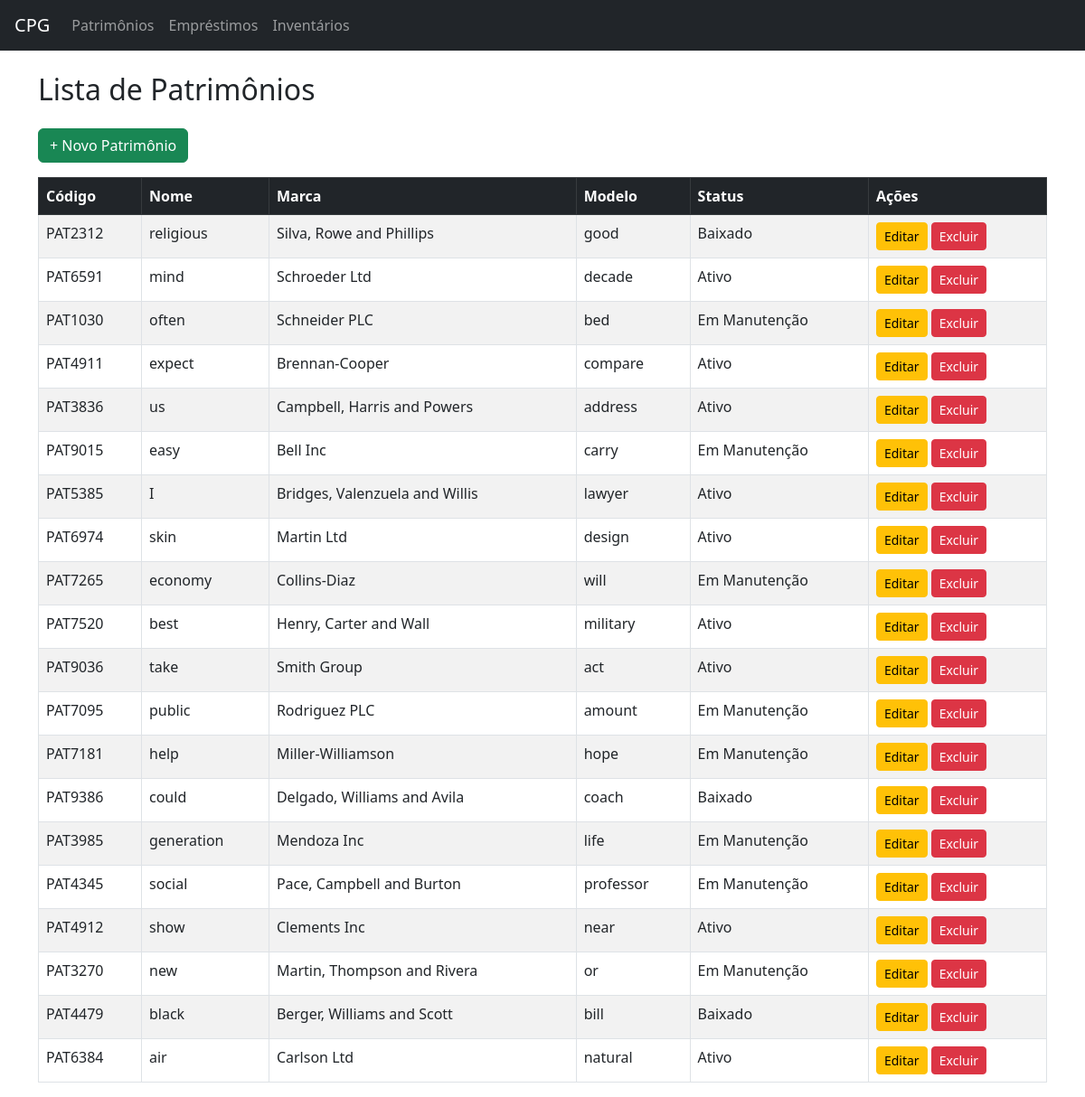
The page /sistema/patrimonios/ on the database as committed earlier.
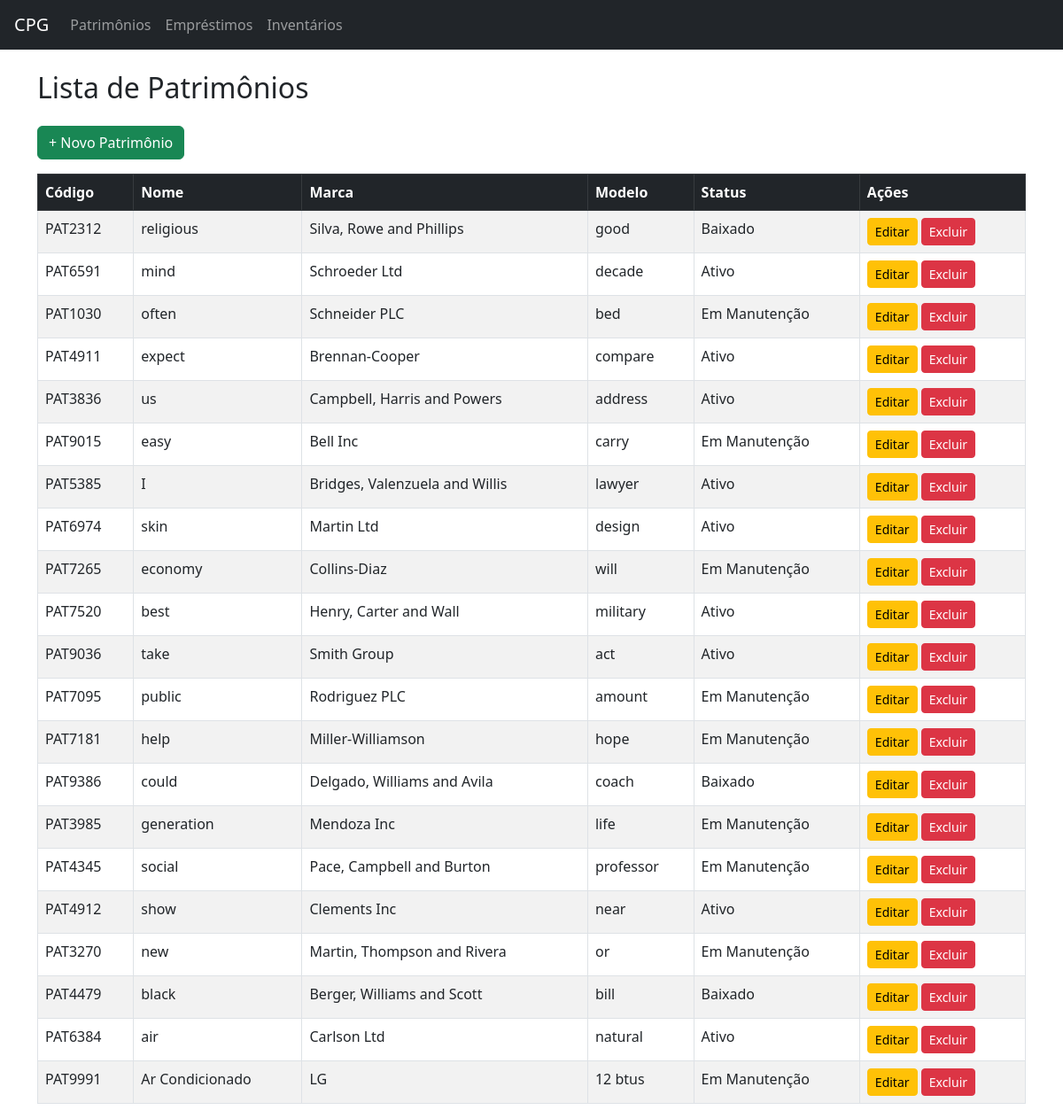
The same page on the database as committed later.
### patrimonio/models.py (models this page shows, shortened)
class Patrimonio(models.Model):
    pat_codigo = models.CharField(max_length=20, unique=True)  # Código de tombamento
    pat_nome = models.CharField(max_length=100)
    pat_marca = models.CharField(max_length=100)
    pat_modelo = models.CharField(max_length=100)
    pat_nse = models.CharField(max_length=50, unique=True)
    pat_data_registrado = models.DateField()
    pat_data_aquisicao = models.DateField()
    pat_valor = models.FloatField()
    pat_descricao = models.TextField(blank=True, null=True)
    pat_categoria = models.CharField(max_length=100)
    pat_status = models.CharField(
        max_length=20,
        choices=[('ativo', 'Ativo'), ('manutencao', 'Em Manutenção'), ('baixado', 'Baixado')],
        default='ativo'
    )

### patrimonio/views.py (the view)
# urls.py: path('patrimonios/', views.listar_patrimonios, name='listar_patrimonios'),
def listar_patrimonios(request):
    patrimonios = Patrimonio.objects.all()
    return render(request, 'patrimonios/listar_patrimonios.html', {'patrimonios': patrimonios})

### patrimonio/templates/patrimonios/listar_patrimonios.html (shortened to what this page needs)
{% extends 'patrimonios/base.html' %}
{% block content %}
<h2 class="mb-4">Lista de Patrimônios</h2>
<a href="{% url 'criar_patrimonio' %}" class="btn btn-success mb-3">+ Novo Patrimônio</a>
<table class="table table-striped table-bordered">
    <thead class="table-dark">
        <tr>
            <th>Código</th>
            <th>Nome</th>
            <th>Marca</th>
            <th>Modelo</th>
            <th>Status</th>
            <th>Ações</th>
        </tr>
    </thead>
    <tbody>
        {% for patrimonio in patrimonios %}
        <tr>
            <td>{{ patrimonio.pat_codigo }}</td>
            <td>{{ patrimonio.pat_nome }}</td>
            <td>{{ patrimonio.pat_marca }}</td>
            <td>{{ patrimonio.pat_modelo }}</td>
            <td>{{ patrimonio.get_pat_status_display }}</td>
            <td>
                <a href="{% url 'editar_patrimonio' patrimonio.id %}" class="btn btn-sm btn-warning">Editar</a>
                <a href="{% url 'excluir_patrimonio' patrimonio.id %}" class="btn btn-sm btn-danger"
                   onclick="return confirm('Tem certeza que deseja excluir este patrimônio?');">Excluir</a>
            </td>
        </tr>
        {% empty %}
        <tr>
            <td colspan="6" class="text-center">Nenhum patrimônio cadastrado.</td>
        </tr>
        {% endfor %}
    </tbody>
</table>
{% endblock %}

Rows that differ between the two databases and show on the page:
added Patrimonio: pat_codigo "PAT9991", pat_nome "Ar Condicionado", pat_marca "LG", pat_modelo "12 btus", pat_status "Em Manutenção"
